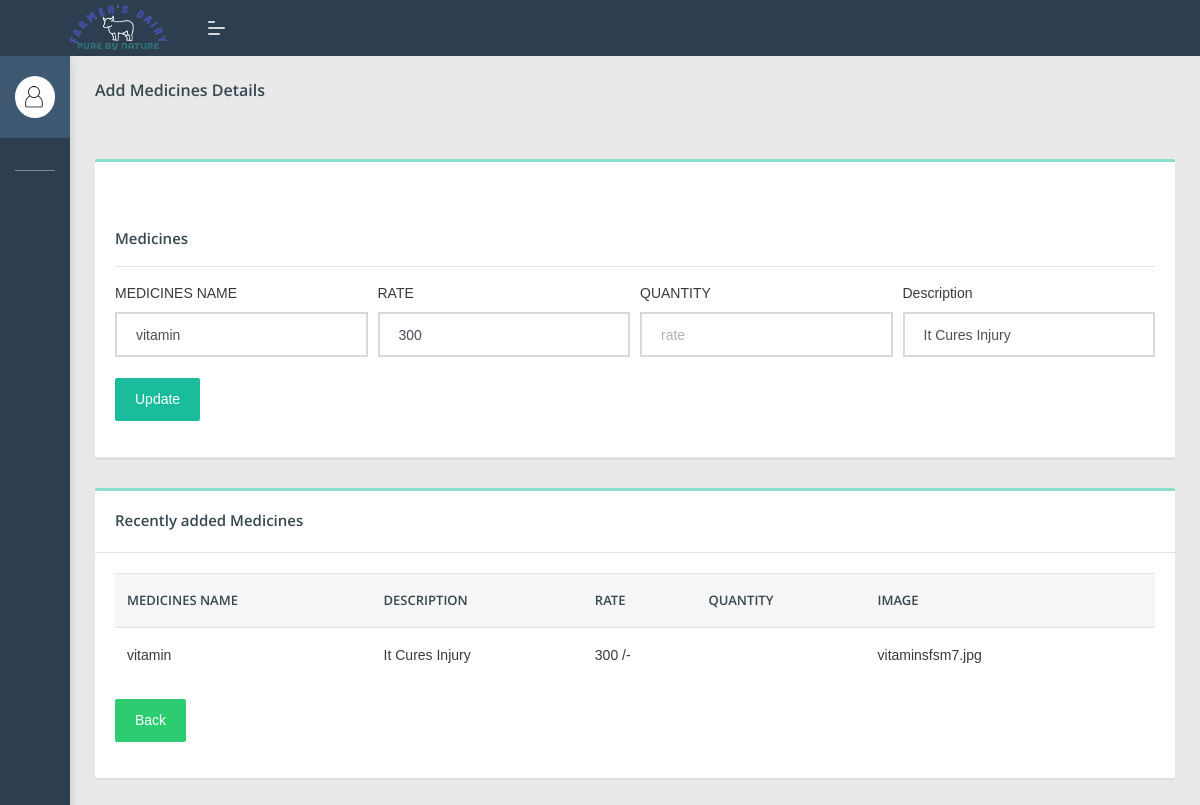
/dipo/editmedicines.php?edid=1 (signed in), run on the app's committed database.
### tables this page shows
CREATE TABLE `medicine` (
  `mid` int(100) NOT NULL,
  `mname` varchar(100) NOT NULL,
  `descr` varchar(1000) NOT NULL,
  `rate` varchar(100) NOT NULL,
  `qty` varchar(100) NOT NULL,
  `image` varchar(100) NOT NULL,
  `dippoid` varchar(100) NOT NULL
);

### dipo/editmedicines.php (the view, shortened to what this page needs)
 <?php
if(isset($_SESSION['dippo']))
{
?>
 <!DOCTYPE html>
<html lang="en">
<head>
    <link rel="stylesheet" href="assets/css/style.css">
</head>
<body class="">
	<nav class="pcoded-navbar  ">
		<div class="navbar-wrapper  ">
			<div class="navbar-content scroll-div " >
					<div class="">
					<div class="main-menu-header">
						<img class="img-radius" src="assets/images/user/avatar-2.jpg" alt="User-Profile-Image">
						<div class="user-details">
						</div>
					</div>
				</div>
				<ul class="nav pcoded-inner-navbar ">
					<li class="nav-item pcoded-menu-caption">
					</li>
					<li class="nav-item">
					    <a href="main.php" class="nav-link "><span class="pcoded-micon"><i class="feather icon-home"></i></span><span class="pcoded-mtext">Dashboard</span></a>
					</li>
					<li class="nav-item pcoded-hasmenu">
					    <a href="#!" class="nav-link "><span class="pcoded-micon"><i class="feather icon-align-justify"></i></span><span class="pcoded-mtext">Staff Details</span></a>
					</li>
					<li class="nav-item pcoded-hasmenu">
					    <a href="#!" class="nav-link "><span class="pcoded-micon"><i class="feather icon-align-justify"></i></span><span class="pcoded-mtext">User Details</span></a>
					</li>
						<li class="nav-item pcoded-hasmenu">
					    <a href="#!" class="nav-link "><span class="pcoded-micon"><i class="feather icon-align-justify"></i></span><span class="pcoded-mtext">Milk Details</span></a>
					</li>
					<li class="nav-item pcoded-hasmenu">
					    <a href="#!" class="nav-link "><span class="pcoded-micon"><i class="feather icon-align-justify"></i></span><span class="pcoded-mtext">Facilities</span></a>
					</li>
                        <li class="nav-item">
					    <a href="viewfeedb.php" class="nav-link "><span class="pcoded-micon"><i class="feather icon-align-justify"></i></span><span class="pcoded-mtext">View feedback</span></a>
					</li>
				</ul>
			</div>
		</div>
	</nav>
	<header class="navbar pcoded-header navbar-expand-lg navbar-light header-dark">
				<div class="m-header">
					<a class="mobile-menu" id="mobile-collapse" href="#!"><span></span></a>
					<a href="#!" class="b-brand">
						<img src="assets/images/67.jpg" width="100px" height="50px" class="logo">
					</a>
				</div>
				<div class="collapse navbar-collapse">
					<ul class="navbar-nav mr-auto">
						<li class="nav-item">
							<a href="#!" class="pop-search"><i class="feather icon-search"></i></a>
						</li>
					</ul>
					<ul class="navbar-nav ml-auto">
						<li>
							<div class="dropdown drp-user">
								<a href="#" class="dropdown-toggle" data-toggle="dropdown">
									<i class="feather icon-user"></i>
								</a>
							</div>
						</li>
					</ul>
				</div>
	</header>
<section class="pcoded-main-container">
    <div class="pcoded-content">
        <div class="page-header">
            <div class="page-block">
                <div class="row align-items-center">
                    <div class="col-md-12">
                        <div class="page-header-title">
                            <h5 class="m-b-10">Add Medicines Details</h5>
                        </div>
                        <ul class="breadcrumb">
                            <li class="breadcrumb-item"><a href="MAIN.PHP"><i class="feather icon-home"></i></a></li>
                        </ul>
                    </div>
                </div>
            </div>
        </div>
        <div class="row">
             <div class="col-sm-12">
                <div class="card">
                    <div class="card-header">
                       <h5 class="mt-5">Medicines</h5>
                        <hr>
						<?php
						if(isset($_GET['edid']))
							{
								$eid=$_GET['edid'];
								include 'config.php';
								$sql1 = "select * from medicine where mid='".$eid."'";
								$result1 = mysqli_query($con,$sql1);
								$num1=mysqlI_num_rows($result1);
								if($num1 > 0)
								{
								while($row1 = mysqli_fetch_array($result1))
								{
								$mname=$row1['mname'];
								$descr=$row1['descr'];
								$rate=$row1['rate'];
								$qty=$row1['qty'];
								$image=$row1['image'];
								}
								?>
                        <form class="needs-validation" action="#" method="post">
                            <div class="form-row">
                                <div class="col-md-3">
                                    <label for="validationCustom01">MEDICINES NAME</label>
                                    <input type="text" class="form-control" value="<?php echo $mname;?>" placeholder="Name" name="mname" required>
                                </div>
                                <div class="col-md-3">
                                    <label for="validationCustom02">RATE</label>
                                    <input type="number" name="rate" class="form-control" value="<?php echo $rate;?>" placeholder="rate" required>
                                </div>
								<div class="col-md-3">
                                    <label for="validationCustom02">QUANTITY</label>
                                    <input type="number" name="qty" class="form-control" value="<?php echo $qty;?>" placeholder="rate" required>
                                </div>
								<div class="col-md-3">
                                    <label for="validationCustom02">Description</label>
                                    <input type="text" name="descr" class="form-control" value="<?php echo $descr;?>" placeholder="Description" required>
                                </div>
                            </div>
							<BR>
                            <div class="form-row">
							 <div class="form-group col-md-2">
                            <button type="submit" name="update" class="btn  btn-primary">Update</button>
							</div>
							</div>
							</form>
							<?php
								}
							}
?>
						</div>
					</div>
				</div>
		            <div class="col-md-12">
                <div class="card">
                    <div class="card-header">
                        <h5>Recently added Medicines</h5>
                    </div>
                    <div class="card-body table-border-style">
                        <div class="table-responsive">
                            <table class="table table-hover">
                                <thead>
                                    <tr>
                                        <th>MEDICINES NAME</th>
										<th>DESCRIPTION</th>
                                        <th>RATE</th>
                                        <th>QUANTITY</th>
										<th>IMAGE<th>
									</tr>
                                </thead>
                                <tbody>
								   <?php
								include 'config.php';
								$sql1="select * from medicine where mid='$eid'";
								$result1=mysqli_query($con,$sql1);
								$num1=mysqli_num_rows($result1);
								if($num1>0)
								{
									while($row1=mysqli_fetch_array($result1))
									{
										$mname=$row1['mname'];
										$descr=$row1['descr'];
										$rate=$row1['rate'];
										$qty=$row1['qty'];
										$image=$row1['image'];
									}
								}
								?>
                                    <tr>
									<td><?php echo $mname; ?></td>
									<td><?php echo $descr; ?></td>
									<td><?php echo $rate; ?> /-</td>
									<td><?php echo $qty; ?></td>
									<td><?php echo $image; ?></td>
									</tr>
                                </tbody>
                            </table>
							</div>
							<div class="form-row">
							 <div class="form-group col-md-2">
							 <a href="medicines.php" >
                            <button type="submit" class="btn  btn-success">Back</button></a>
							</div>
							</div>
                    </div>
                </div>
            </div>
                        </div>
                    </div>
</section>
</body>
</html>
<?php
}
else
{
	echo "<script> location.href='../index.php'; </script>";
}
?>

### data on the page
medicine: mname "vitamin", rate "300", descr "It Cures Injury", image "vitaminsfsm7.jpg"
